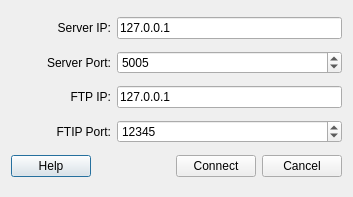
<?xml version="1.0" encoding="UTF-8"?>
<ui version="4.0">
 <class>Dialog</class>
 <widget class="QDialog" name="Dialog">
  <property name="geometry">
   <rect>
    <x>0</x>
    <y>0</y>
    <width>353</width>
    <height>197</height>
   </rect>
  </property>
  <property name="windowTitle">
   <string>Connect to Remote Corpus...</string>
  </property>
  <layout class="QVBoxLayout" name="verticalLayout">
   <item>
    <layout class="QHBoxLayout" name="horizontalLayout">
     <item>
      <widget class="QLabel" name="label">
       <property name="minimumSize">
        <size>
         <width>100</width>
         <height>0</height>
        </size>
       </property>
       <property name="maximumSize">
        <size>
         <width>100</width>
         <height>16777215</height>
        </size>
       </property>
       <property name="text">
        <string>Server IP:</string>
       </property>
       <property name="alignment">
        <set>Qt::AlignRight|Qt::AlignTrailing|Qt::AlignVCenter</set>
       </property>
      </widget>
     </item>
     <item>
      <widget class="QLineEdit" name="lineEdit">
       <property name="text">
        <string>127.0.0.1</string>
       </property>
      </widget>
     </item>
    </layout>
   </item>
   <item>
    <layout class="QHBoxLayout" name="horizontalLayout_2">
     <item>
      <widget class="QLabel" name="label_2">
       <property name="minimumSize">
        <size>
         <width>100</width>
         <height>0</height>
        </size>
       </property>
       <property name="maximumSize">
        <size>
         <width>100</width>
         <height>16777215</height>
        </size>
       </property>
       <property name="text">
        <string>Server Port:</string>
       </property>
       <property name="alignment">
        <set>Qt::AlignRight|Qt::AlignTrailing|Qt::AlignVCenter</set>
       </property>
      </widget>
     </item>
     <item>
      <widget class="QSpinBox" name="spinBox">
       <property name="maximum">
        <number>99999</number>
       </property>
       <property name="value">
        <number>5005</number>
       </property>
      </widget>
     </item>
    </layout>
   </item>
   <item>
    <layout class="QHBoxLayout" name="horizontalLayout_4">
     <item>
      <widget class="QLabel" name="label_3">
       <property name="minimumSize">
        <size>
         <width>100</width>
         <height>0</height>
        </size>
       </property>
       <property name="maximumSize">
        <size>
         <width>100</width>
         <height>16777215</height>
        </size>
       </property>
       <property name="text">
        <string>FTP IP:</string>
       </property>
       <property name="alignment">
        <set>Qt::AlignRight|Qt::AlignTrailing|Qt::AlignVCenter</set>
       </property>
      </widget>
     </item>
     <item>
      <widget class="QLineEdit" name="lineEdit_FTPIP">
       <property name="text">
        <string>127.0.0.1</string>
       </property>
      </widget>
     </item>
    </layout>
   </item>
   <item>
    <layout class="QHBoxLayout" name="horizontalLayout_5">
     <item>
      <widget class="QLabel" name="label_4">
       <property name="minimumSize">
        <size>
         <width>100</width>
         <height>0</height>
        </size>
       </property>
       <property name="maximumSize">
        <size>
         <width>100</width>
         <height>16777215</height>
        </size>
       </property>
       <property name="text">
        <string>FTIP Port:</string>
       </property>
       <property name="alignment">
        <set>Qt::AlignRight|Qt::AlignTrailing|Qt::AlignVCenter</set>
       </property>
      </widget>
     </item>
     <item>
      <widget class="QSpinBox" name="spinBox_FTPPORT">
       <property name="maximum">
        <number>25000</number>
       </property>
       <property name="singleStep">
        <number>1</number>
       </property>
       <property name="value">
        <number>12345</number>
       </property>
      </widget>
     </item>
    </layout>
   </item>
   <item>
    <layout class="QHBoxLayout" name="horizontalLayout_3">
     <item>
      <widget class="QPushButton" name="btn_Help">
       <property name="text">
        <string>Help</string>
       </property>
      </widget>
     </item>
     <item>
      <spacer name="horizontalSpacer">
       <property name="orientation">
        <enum>Qt::Horizontal</enum>
       </property>
       <property name="sizeHint" stdset="0">
        <size>
         <width>40</width>
         <height>20</height>
        </size>
       </property>
      </spacer>
     </item>
     <item>
      <widget class="QPushButton" name="btn_Connect">
       <property name="text">
        <string>Connect</string>
       </property>
      </widget>
     </item>
     <item>
      <widget class="QPushButton" name="btn_Cancel">
       <property name="text">
        <string>Cancel</string>
       </property>
      </widget>
     </item>
    </layout>
   </item>
  </layout>
 </widget>
 <resources/>
 <connections/>
</ui>
